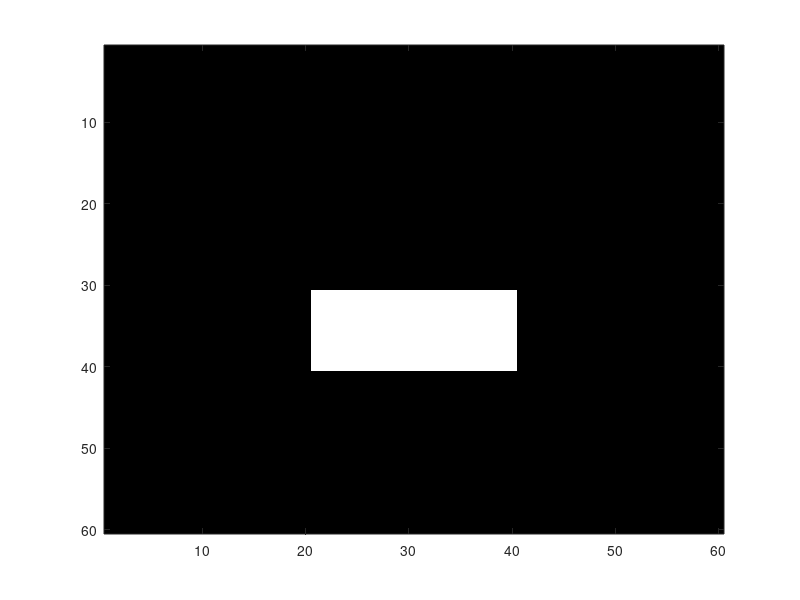
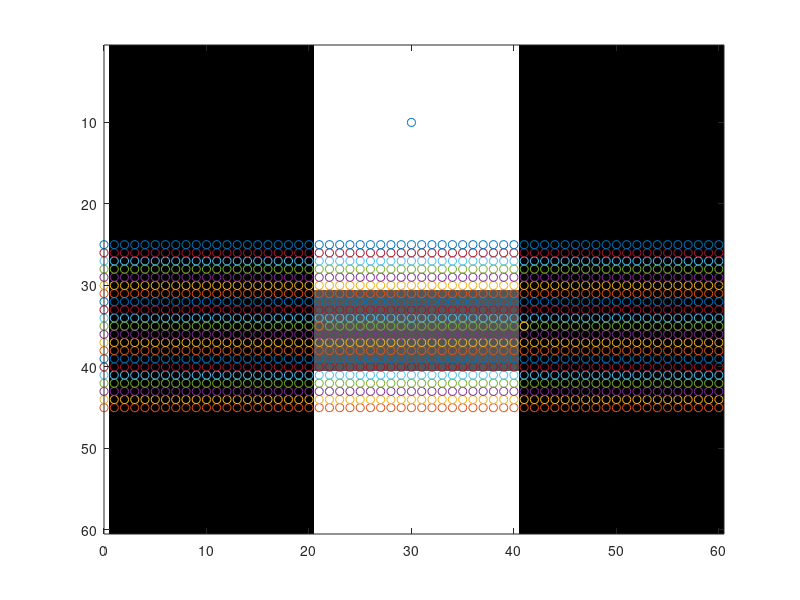
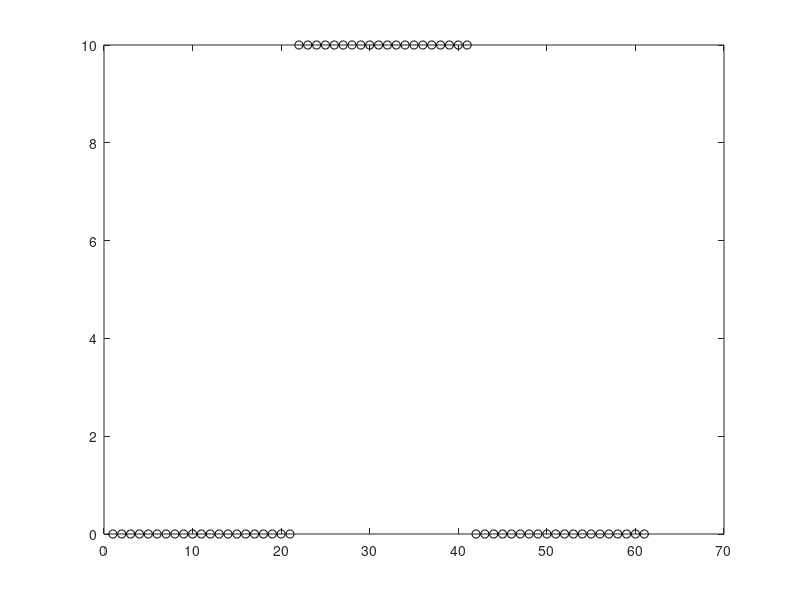
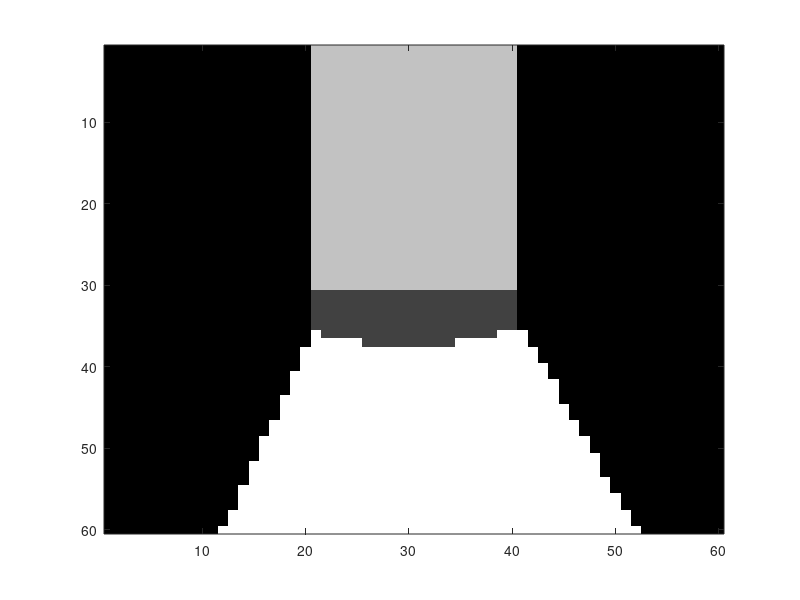

Reproduce these figures in MATLAB, in order.
clearvars
input_hand = [zeros(20, 60);2 + ones(20,20) zeros(20, 10) 2 + ones(20, 30) ...
    ;zeros(20,60)];
input = [zeros(20, 60);zeros(20,20) ones(20, 10) zeros(20, 30) ...
    ;zeros(20,60)];
total_hand = input_hand + input;
input = rot90(input);
total_hand = rot90(total_hand);
figure, colormap gray, imagesc(input)
figure, colormap gray, imagesc(total_hand)
hold on
% c_hand_x = 15;
% c_hand_y = 30;
% c_band_x = 25;
% c_band_y = 30;
c_hand_x = 30;
c_hand_y = 10;
c_band_x = 30;
c_band_y = 35;

c_hand = [c_hand_x;c_hand_y]
c_band = [c_band_x;c_band_y]
x = [c_hand_x; c_band_x];
y = [c_hand_y; c_band_y];
% figure
scatter(x, y, 'ro')
hold on
c_diff = c_hand -  c_band;
%%%notation anticlockwise +ve angle, clockwise -ve angle
%%%%% hand pointing straight up: -90, straight down: 90, 
%%%%% hand pointing straight right:0 straight left: 180, 
thetad = atand(c_diff(2)/c_diff(1))
s1_min = -30;
s1_max = 30;
index = s1_min:1:s1_max;
count = [];
i = 1;
for s1 = s1_min:1:s1_max
    p1 = c_band + s1 * [cosd(thetad + 90);sind(thetad + 90)];
    count(i) = 0;
    for s2 = -10:1:10
        p2 = p1 + s2*[cosd(thetad);sind(thetad)];
        if p2(1) > 0 && p2(2) > 0 && input(p2(2), p2(1)) == 1
            count(i) = count(i) + 1;
        end
        scatter(p2(1), p2(2), 'bo')
        hold on
    end
    i = i + 1;
end

l = length(count);
for i = 2: l
    if count(i) > 0 && count(i-1) <= 0
        bleft = c_band + index(i) * [cosd(thetad + 90);sind(thetad + 90)];
    end
    if count(i) == 0 && count(i-1) > 0
        bright = c_band + index(i) * [cosd(thetad + 90);sind(thetad + 90)];
    end
end
% bleft
% bright
scatter(bleft(1), bleft(2), 'yo')
scatter(bright(1), bright(2), 'go')
figure, plot(count, 'ko')


left_radius = sqrt((bleft(1) - c_hand(1))^2 +  (bleft(2) - c_hand(2))^2);
right_radius = sqrt((bright(1) - c_hand(1))^2 +  (bright(2) - c_hand(2))^2);
rband = max(left_radius, right_radius)

%%%find theta min and max w.r.t centroid of hand
% theta_bandmax = max(atand(bleft(2)/bleft(1)), atand(bright(2)/bright(1)))
% theta_bandmin = min(atand(bleft(2)/bleft(1)), atand(bright(2)/bright(1)))

% theta_bandmin = atand(bleft(2) - c_hand(2)/bleft(1) - c_hand(1))
% theta_bandmax = atand(bright(2) - c_hand(2)/bright(1) - c_hand(1))


left_diff = c_hand -  bleft;
theta_left = atand(left_diff(2)/left_diff(1))
if theta_left < 0
    theta_left =  theta_left + 180;
end

right_diff = c_hand -  bright;
theta_right = atand(right_diff(2)/right_diff(1))
if theta_right < 0
    theta_right =  theta_right + 180;
end

theta_bandmin = min(theta_right, theta_left)
theta_bandmax = max(theta_right, theta_left)

[row,col] = size(total_hand);
op = total_hand;
for i = 1:row
    for j = 1:col
        diff = c_hand - [j;i];
        theta = atand(diff(2)/diff(1))
        if theta < 0
            theta =  theta + 180;
        end
        radius = sqrt((i - c_hand(2))^2 +  (j - c_hand(1))^2);
        if theta >= theta_bandmin && theta <= theta_bandmax ...
                && radius > rband
            op(i,j) = 4;
        end
    end
end
figure, colormap gray, imagesc(op)
